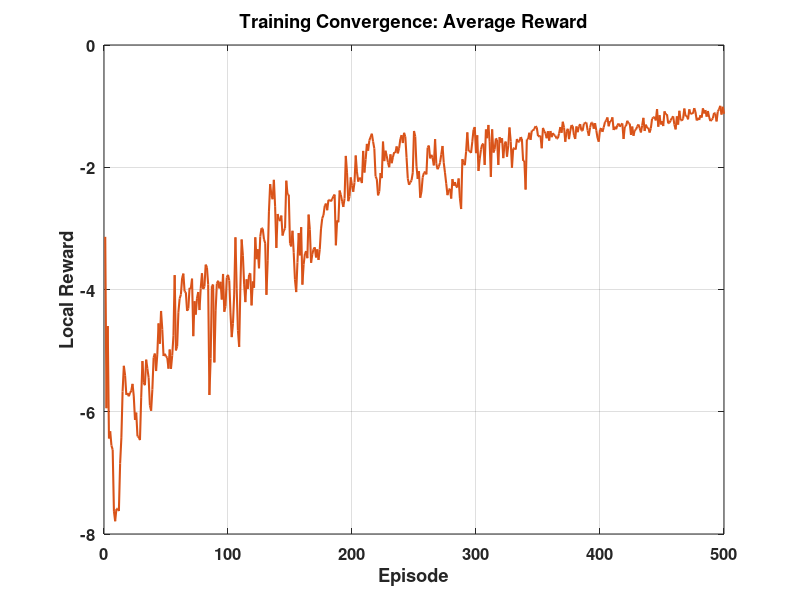
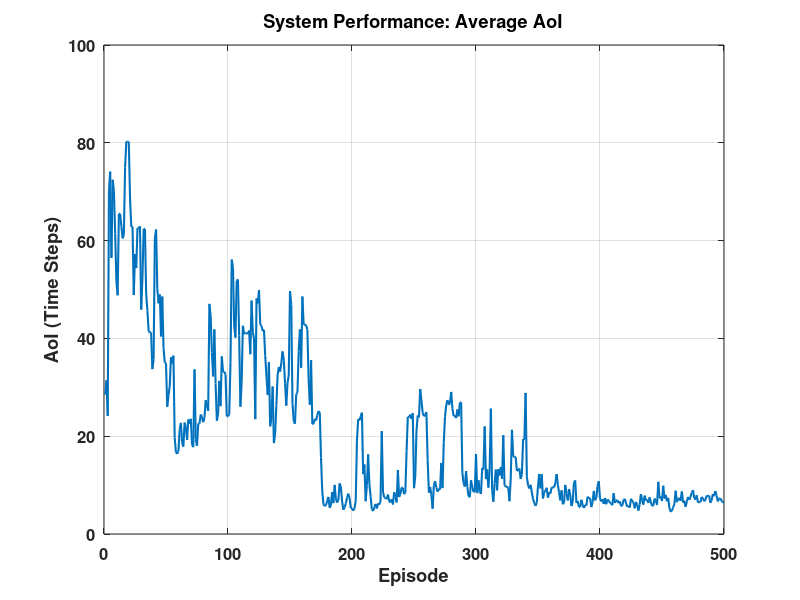
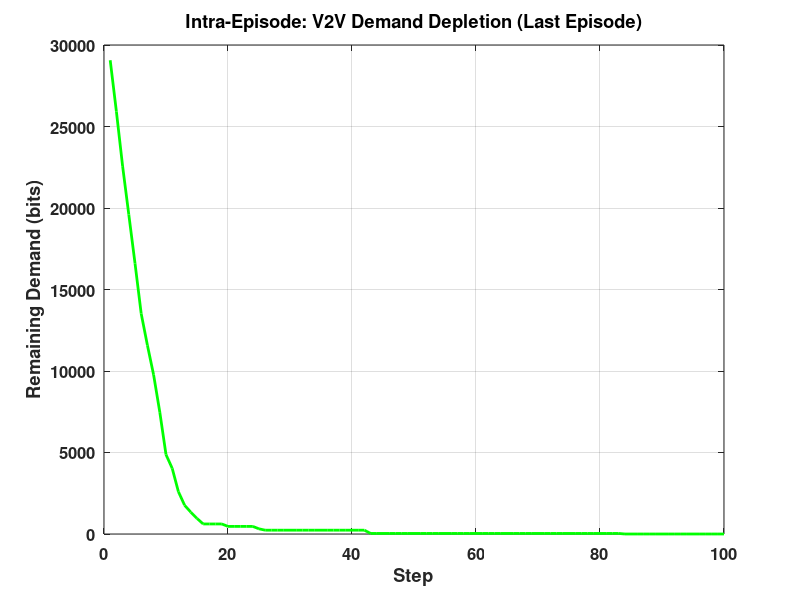
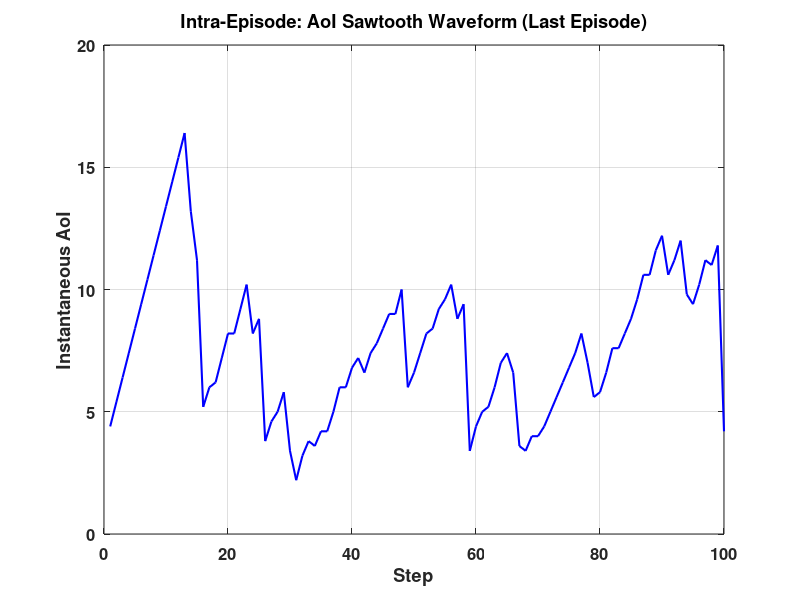

MATLAB code for these plots, in order:
%% Algorithm 2 (Modified MADDPG) 结果可视化脚本
clear; clc; close all;

% 设置绘图风格
set(0, 'DefaultLineLineWidth', 1.5);
set(0, 'DefaultAxesFontSize', 12);
set(0, 'DefaultAxesFontWeight', 'bold');

%% 1. 奖励曲线 (Reward Convergence)
% 文件包含 [n_platoon, n_episode] 的奖励数据
if exist('reward.mat', 'file')
    load('reward.mat');
    avg_reward = mean(reward, 1); % 对所有车队取平均
    
    figure('Color', [1 1 1]);
    plot(avg_reward, 'Color', [0.8500 0.3250 0.0980]);
    grid on;
    title('Training Convergence: Average Reward');
    xlabel('Episode');
    ylabel('Local Reward');
    saveas(gcf, 'Result_1_Reward.png');
end

%% 2. 信息新鲜度趋势 (Average AoI per Episode)
% 文件包含 [n_platoon, n_episode] 的 AoI 数据
if exist('AoI.mat', 'file')
    load('AoI.mat');
    avg_aoi = mean(AoI, 1);
    
    figure('Color', [1 1 1]);
    plot(avg_aoi, 'Color', [0 0.4470 0.7410]);
    grid on;
    title('System Performance: Average AoI');
    xlabel('Episode');
    ylabel('AoI (Time Steps)');
    saveas(gcf, 'Result_2_AoI_Trend.png');
end

%% 3. V2V 需求消耗过程 (V2V Demand Evolution)
% 结构为 [n_platoon, 100, n_step] 代表最后100轮的每步变化
if exist('demand.mat', 'file')
    load('demand.mat');
    % 取最后一轮 (last episode) 观察 Demand 如何随时间步降为 0
    last_episode_demand = squeeze(mean(demand(:, end, :), 1));
    
    figure('Color', [1 1 1]);
    plot(last_episode_demand, 'g', 'LineWidth', 2);
    grid on;
    title('Intra-Episode: V2V Demand Depletion (Last Episode)');
    xlabel('Step');
    ylabel('Remaining Demand (bits)');
    saveas(gcf, 'Result_3_Demand_Step.png');
end

%% 4. AoI 在一轮内的波动 (AoI Intra-Episode Evolution)
% 结构同上，展示 AoI 锯齿状更新过程
if exist('AoI_evolution.mat', 'file')
    load('AoI_evolution.mat');
    last_episode_aoi_evol = squeeze(mean(AoI_evolution(:, end, :), 1));
    
    figure('Color', [1 1 1]);
    plot(last_episode_aoi_evol, 'b');
    grid on;
    title('Intra-Episode: AoI Sawtooth Waveform (Last Episode)');
    xlabel('Step');
    ylabel('Instantaneous AoI');
    saveas(gcf, 'Result_4_AoI_Evolution.png');
end

%% 5. V2I 与 V2V 速率对比 (Throughput Comparison)
if exist('V2I.mat', 'file') && exist('V2V.mat', 'file')
    load('V2I.mat');
    load('V2V.mat');
    % 计算最后100轮的平均速率
    mean_v2i = squeeze(mean(mean(V2I, 1), 2));
    mean_v2v = squeeze(mean(mean(V2V, 1), 2));
    
    figure('Color', [1 1 1]);
    plot(mean_v2i, 'r', 'DisplayName', 'Inter-platoon (V2I)');
    hold on;
    plot(mean_v2v, 'k', 'DisplayName', 'Intra-platoon (V2V)');
    grid on;
    legend show;
    title('Average Transmission Rate Comparison');
    xlabel('Step');
    ylabel('Rate (bps)');
    saveas(gcf, 'Result_5_Rate_Comparison.png');
end

fprintf('所有可视化图表已保存至当前目录下！\n');
